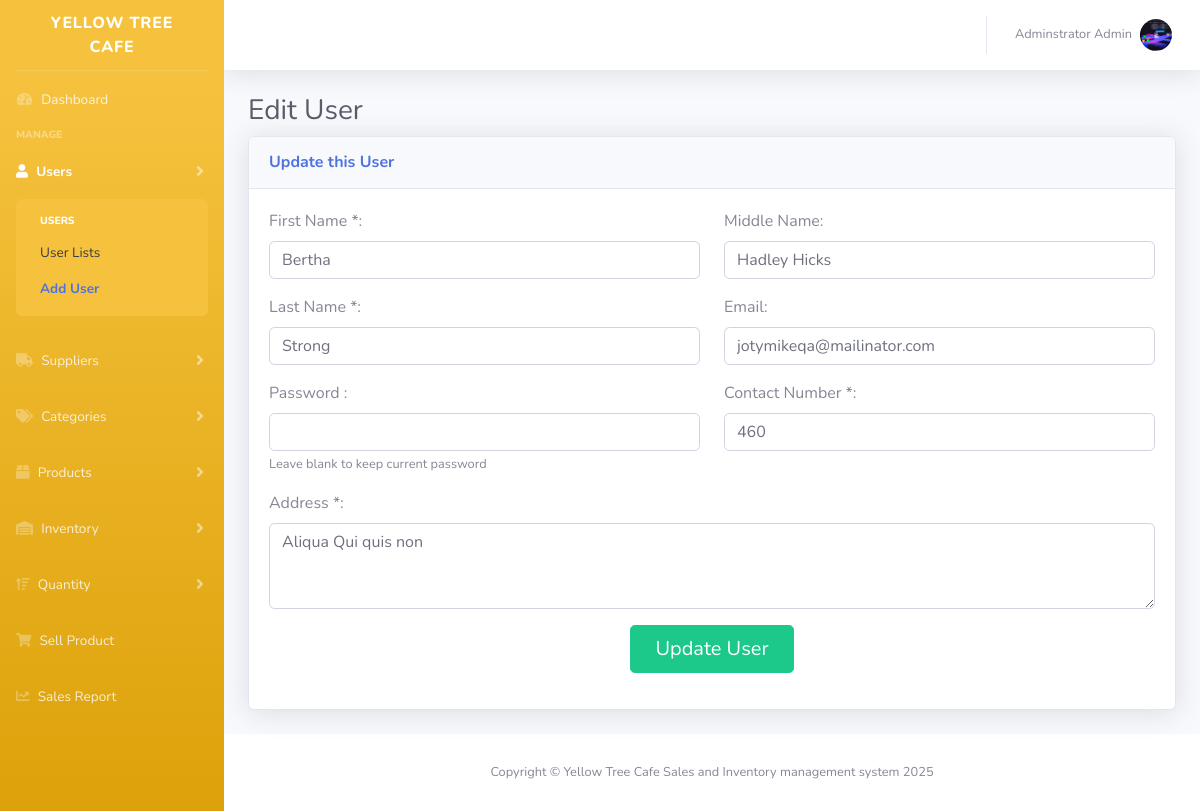
The page /admin/index.php?page=staff_form&id=24 (signed in) on the database its author committed.
### tables this page shows
CREATE TABLE `users` (
  `id` int(11) NOT NULL,
  `fname` varchar(50) NOT NULL,
  `mname` varchar(50) NOT NULL,
  `lname` varchar(50) NOT NULL,
  `email` varchar(50) NOT NULL,
  `contact` varchar(30) NOT NULL,
  `password` varchar(225) NOT NULL,
  `address` longtext DEFAULT NULL,
  `role` varchar(50) NOT NULL,
  `photo` varchar(225) DEFAULT NULL,
  `created_at` timestamp NOT NULL DEFAULT current_timestamp() ON UPDATE current_timestamp(),
  `updated_at` date NOT NULL
);

### app/session/adminSession.php (called while the page is built, shortened)
<?php
    require_once(__DIR__ . '/../init.php');
	$sql = "SELECT * FROM users WHERE id = '".$_SESSION['admin']."'";
	$query = $conn->query($sql);
	$user = $query->fetch_assoc();
?>

### admin/staff_form.php (the view, shortened to what this page needs)
<?php
$staff_id = isset($_GET['id']) ? intval($_GET['id']) : null;
$fname = $mname = $lname = $email = $password = $contact = $address = "";
if ($staff_id) {
    $query = "SELECT * FROM users WHERE id = $staff_id AND role = 'staff'";
    $result = mysqli_query($conn, $query);
    if ($result && mysqli_num_rows($result) > 0) {
        $staff = mysqli_fetch_assoc($result);
        $fname = $staff['fname'];
        $mname = $staff['mname'];
        $lname = $staff['lname'];
        $email = $staff['email'];
        $contact = $staff['contact'];
        $address = $staff['address'];
    }
}
?>
<div class="content-wrapper">
    <div class="container-fluid">
        <h1 class="h3 mb-2 text-gray-800 "><?= $staff_id ? "Edit User" : "Add User" ?></h1>
        <div class="card shadow mb-4">
            <div class="card-header py-3">
                <h6 class="m-0 font-weight-bold text-primary"><?= $staff_id ? "Update this User" : "Register New User" ?></h6>
            </div>
            <div class="card-body">
                <form action="../app/action/staff_process.php" method="POST">
                    <div class="row">
                        <div class="col-md-6">
                            <div class="form-group">
                                <label for="fname">First Name *:</label>
                                <input type="text" class="form-control" id="fname" name="fname"
                                    value="<?= htmlspecialchars($fname) ?>" required>
                            </div>
                        </div>
                        <div class="col-md-6">
                            <div class="form-group">
                                <label for="mname">Middle Name:</label>
                                <input type="text" class="form-control" id="mname" name="mname" placeholder="Optional"
                                    value="<?= htmlspecialchars($mname) ?>">
                            </div>
                        </div>
                    </div>
                    <div class="row">
                        <div class="col-md-6">
                            <div class="form-group">
                                <label for="lname">Last Name *:</label>
                                <input type="text" class="form-control" id="lname" name="lname"
                                    value="<?= htmlspecialchars($lname) ?>" required>
                            </div>
                        </div>
                        <div class="col-md-6">
                            <div class="form-group">
                                <label for="email">Email:</label>
                                <input type="email" class="form-control" id="email" name="email"
                                    value="<?= htmlspecialchars($email) ?>">
                            </div>
                        </div>
                    </div>
                    <div class="row">
                        <div class="col-md-6">
                            <div class="form-group">
                                <label for="password">Password :</label>
                                <input type="password" class="form-control" id="password" name="password" <?= $staff_id ? "" : "required" ?>>
                                <small class="text-muted"><?= $staff_id ? "Leave blank to keep current password" : "" ?></small>
                            </div>
                        </div>
                        <div class="col-md-6">
                            <div class="form-group">
                                <label for="contact">Contact Number *:</label>
                                <input type="text" class="form-control" id="contact" name="contact"
                                    value="<?= htmlspecialchars($contact) ?>" required>
                            </div>
                        </div>
                    </div>
                    <div class="form-group">
                        <label for="address">Address *:</label>
                        <textarea rows="3" class="form-control" id="address" name="address"
                            required><?= htmlspecialchars($address) ?></textarea>
                    </div>
                    <div class="form-group text-center">
                        <button type="submit" class="btn btn-success btn-lg px-4" name="submit">
                            <?= $staff_id ? "Update User" : "Add User" ?>
                        </button>
                    </div>
                </form>
            </div>
        </div>
    </div>
</div>

### includes/menubar.php (shortened to what this page needs)
<nav class="navbar navbar-expand navbar-light bg-white topbar mb-4 static-top shadow">
    <ul class="navbar-nav ml-auto">
        <li class="nav-item dropdown no-arrow">
            <a class="nav-link dropdown-toggle" href="#" id="userDropdown" role="button"
                data-toggle="dropdown" aria-haspopup="true" aria-expanded="false">
                <?php
                $photo = !empty($user['photo']) ? "../plugin/img/" . $user['photo'] : "../plugin/img/default.png";
                ?>
                <span class="mr-2 d-none d-lg-inline text-gray-600 small"><?php echo $user['fname']. ' '.$user['mname']. ' '.$user['lname'] ?></span>
                <img class="img-profile rounded-circle" src="<?php echo $photo; ?>" >
            </a>
        </li>
    </ul>
</nav>

### rows shown on the page
users: fname "Adminstrator", lname "Admin", photo (picture)
users: fname "Bertha", mname "Hadley Hicks", lname "Strong", email "jotymikeqa@mailinator.com", contact "460", address "Aliqua Qui quis non"
